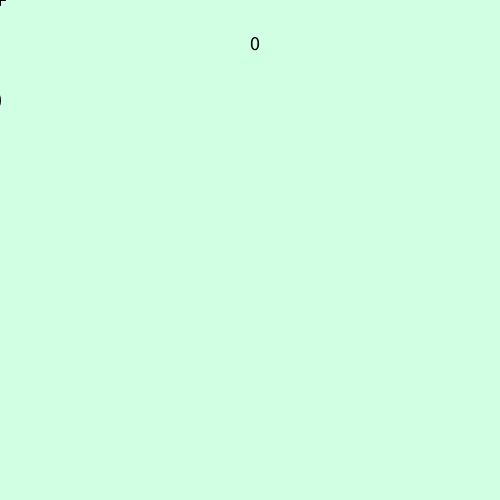
Frame 1 (no input)
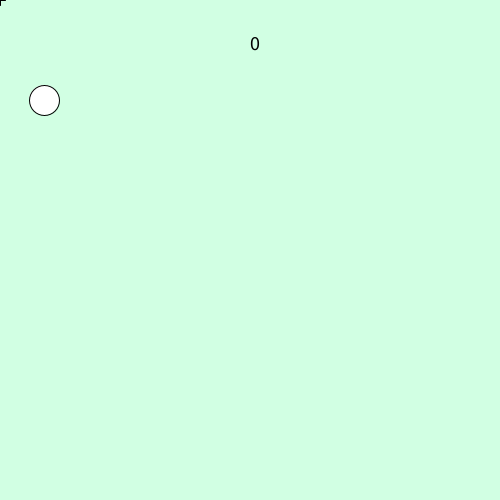
Frame 60 (the mouse pressed at the canvas centre just before this capture)
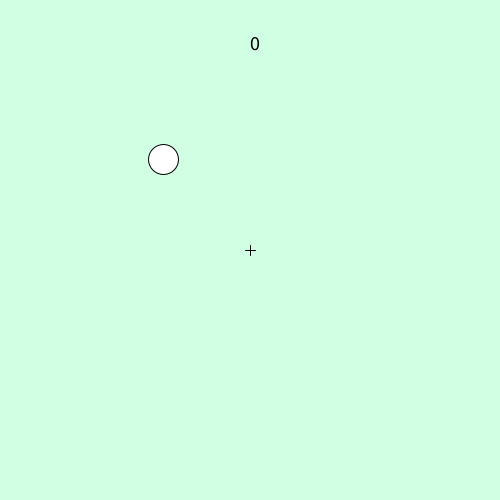
Frame 120 (the mouse held since frame 60 and released just before this capture)

The Processing sketch that drew these frames (run headless with seeded random() and noise(); from frame 60 on, the mouse is pressed at the canvas centre):

// Processing sketch: processing_172047
// ── processing_172047.pde

int x = -15;
int speedx=int(random(3));
int speedy=int(random(3));
int punkte;
int y=100;

void setup () {
  size(500, 500);
}

void draw () {
  


  // Ball
  background (#D1FFE3);
  ellipse(x, y, 30, 30); 
  x=x + speedx;
  y=y+speedy;


  //Punktestand
  fill(0);
  textSize(20);
  text(punkte, 250, 50);

  //Fadenkreuz
  line(mouseX, mouseY-5, mouseX, mouseY+5);
  line(mouseX-5, mouseY, mouseX+5, mouseY);

  //Abprallen an der Wand
  if (x<-15 || x>width+15) {
    speedx=-speedx;
  }

  if (y<=-15 || y>=height+15) {
    speedy=-speedy;
  }

  //rote Färbung bei Mauskontakt
  if (mouseX>=x-15 && mouseX <=x+15 && mouseY>=y-15 && mouseY<=y+15) {
    fill(255, 0, 0);
  } else {
    fill(255);
  }

} 

// Punkte bekommen
void mousePressed()
{ 
  if (mouseX>=x-15 && mouseX <=x+15 && mouseY>=y-15 && mouseY<=y+15)
  {
    punkte++;
  }

  if (speedx<0) {
    speedx--;
  } else {
    speedx++;
  }
  if (speedy<0) {
    speedy--;
  } else {
    speedy++;
  }
  
}
